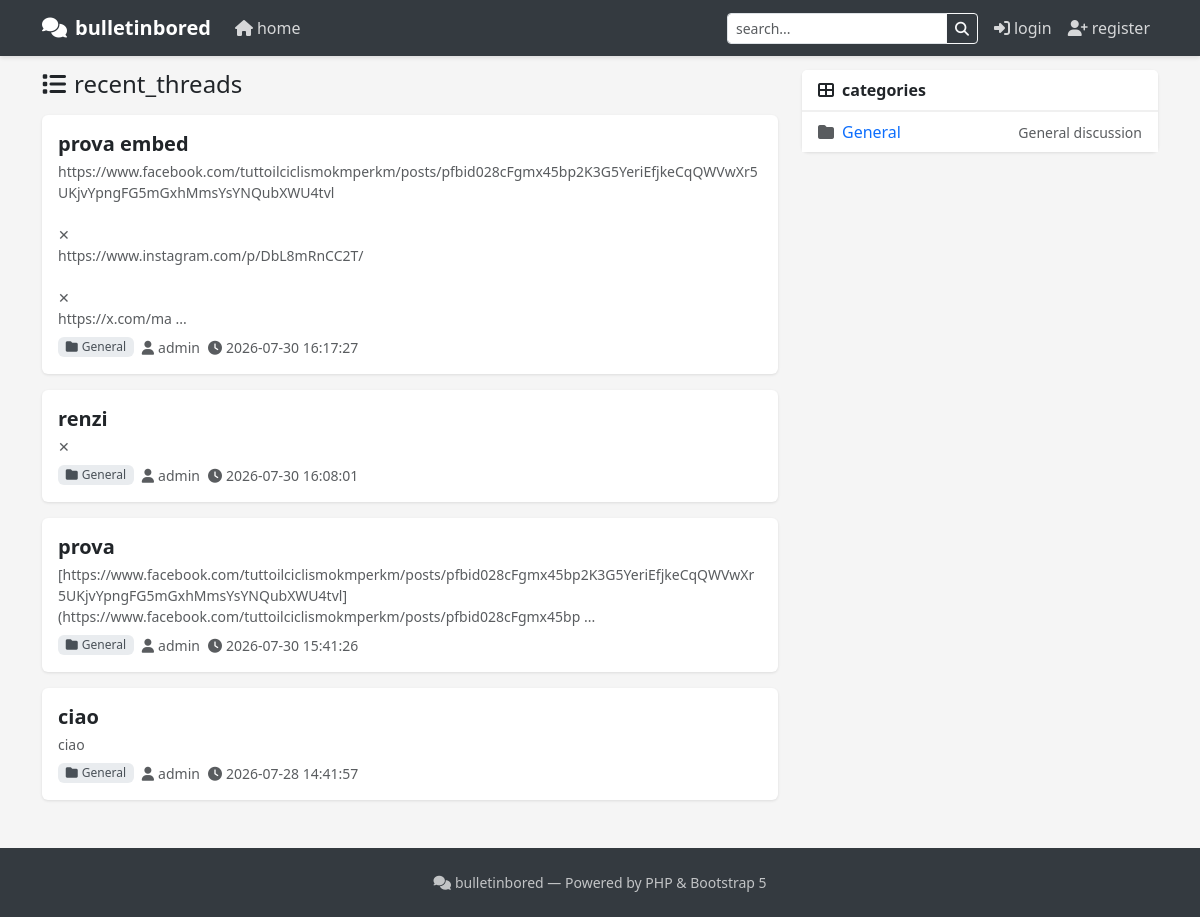
The page / on the database its author committed.
### tables this page shows
CREATE TABLE threads (
                id INTEGER PRIMARY KEY AUTOINCREMENT,
                category_id INTEGER,
                user_id INTEGER,
                title TEXT NOT NULL,
                content TEXT,
                status TEXT DEFAULT 'visible',
                created_at DATETIME DEFAULT CURRENT_TIMESTAMP,
                updated_at DATETIME DEFAULT CURRENT_TIMESTAMP
            );

CREATE TABLE categories (
                id INTEGER PRIMARY KEY AUTOINCREMENT,
                name TEXT NOT NULL,
                description TEXT,
                position INTEGER DEFAULT 0
            );

CREATE TABLE users (
                id INTEGER PRIMARY KEY AUTOINCREMENT,
                username TEXT UNIQUE NOT NULL,
                password TEXT NOT NULL,
                email TEXT,
                role TEXT DEFAULT 'user',
                avatar TEXT,
                created_at DATETIME DEFAULT CURRENT_TIMESTAMP
            );

### config.php (called while the page is built)
<?php
$config['db_driver'] = 'sqlite';
$config['db_path'] = 'C:\\xampp\\htdocs\\forum-nuovo/data/database.sqlite';
$config['db_host'] = 'localhost';
$config['db_name'] = 'forum';
$config['db_user'] = 'root';
$config['db_pass'] = '';
$config['site_name'] = 'bulletinbored';
$config['admin_user'] = 'admin';
$config['admin_pass'] = 'changeme123';
$config['mail_from'] = 'noreply@bulletinbored.local';
$config['mail_from_name'] = 'bulletinbored';
$config['mail_method'] = 'mail';
$config['theme'] = 'freshbored';
$config['default_lang'] = 'en';
$config['available_langs'] = array (
  0 => 'en',
);
$config['avatar_max_size'] = 2097152;
$config['avatar_allowed_types'] = array (
  0 => 'image/jpeg',
  1 => 'image/png',
  2 => 'image/gif',
  3 => 'image/webp',
);
$config['base_url'] = '/forum-nuovo';
$config['allow_registration'] = 0;
$config['maintenance_mode'] = 0;
$config['version'] = trim(file_get_contents(__DIR__.'/VERSION'));
$config['plugin_manifest'] = __DIR__.'/data/plugins.json';
$config['theme_manifest'] = __DIR__.'/data/themes.json';
$config['update_manifest'] = __DIR__.'/data/updates.json';
$config['update_server'] = '';

### lang/en.php (called while the page is built)
<?php
return [
    'site_name' => 'bulletinbored',
    'home' => 'Home',
    'login' => 'Login',
    'logout' => 'Logout',
    'register' => 'Register',
    'username' => 'Username',
    'password' => 'Password',
    'email' => 'Email',
    'new_thread' => 'New Thread',
    'create_thread' => 'Create a New Thread',
    'reply' => 'Post a Reply',
    'submit_reply' => 'Submit Reply',
    'edit_profile' => 'Edit Profile',
    'save_changes' => 'Save Changes',
    'profile' => 'Profile',
    'joined' => 'Joined',
    'threads_by' => 'Threads by',
    'no_threads' => 'No threads yet.',
    'no_replies' => 'No replies yet.',
    'login_required' => 'Login required',
    'invalid_credentials' => 'Invalid credentials',
    'welcome' => 'Welcome',
    'password_reset_request' => 'Password Reset Request',
    'password_reset_success' => 'Password Reset Successful',
    'search' => 'Search',
    'categories' => 'Categories',
    'recent_threads' => 'Recent Threads',
    'category' => 'Category',
    'admin_panel' => 'Admin Panel',
    'admin_required' => 'Admin required',
    'settings_saved' => 'Settings saved successfully',
    'thread_not_found' => 'Thread not found',
    'post_not_found' => 'Post not found',
    'delete_confirm' => 'Delete?',
    'cancel' => 'Cancel',
    'attachments' => 'Attachments',
    'optional' => 'Optional',
    'leave_blank_keep' => 'Leave blank to keep current',
    'title' => 'Title',
    'content' => 'Content',
    'created_at' => 'Created at',
    'updated_at' => 'Updated at',
    'watch' => 'Watch',
    'unwatch' => 'Unwatch',
    'notify_replies' => 'Notify me of replies',
    'reply_notification_subject' => 'New reply in: {title}',
    'reply_notification_body' => '<p>Hello {username},</p><p>There is a new reply in the thread <strong>{title}</strong> by <strong>{author}</strong>.</p><p><a href="{link}">View thread</a></p>',
];

### views/home.php (the view, shortened to what this page needs)
<?php include __DIR__.'/header.php'; render_header('Home'); ?>
    <div class="row">
        <div class="col-lg-8">
            <div class="d-flex justify-content-between align-items-center mb-3">
                <h4 class="mb-0"><i class="fas fa-list me-2"></i><?= t('recent_threads') ?></h4>
            </div>
            <?php if (empty($threads ?? [])): ?>
                <div class="card">
                    <div class="card-body text-center py-5">
                        <i class="fas fa-inbox fa-3x text-muted mb-3"></i>
                        <p class="text-muted mb-0"><?= t('no_threads') ?></p>
                    </div>
                </div>
            <?php else: ?>
                <?php foreach ($threads as $thread): ?>
                    <div class="card">
                        <div class="card-body">
                            <h5 class="card-title mb-1">
                                <a href="<?= url('thread', ['id' => $thread['id'], 'slug' => slugify($thread['title'] ?? '')]) ?>" class="thread-title">
                                    <?= escape($thread['title']) ?>
                                </a>
                            </h5>
                            <p class="card-text text-muted small mb-2">
                                <?= nl2br(escape(substr($thread['content'] ?? '', 0, 200))) ?>
                                <?php if (strlen($thread['content'] ?? '') > 200): ?>...<?php endif; ?>
                            </p>
                            <div class="d-flex align-items-center gap-2">
                                <span class="badge badge-cat"><i class="fas fa-folder me-1"></i><?= escape($thread['category_name'] ?? 'General') ?></span>
                                <small class="text-muted"><i class="fas fa-user me-1"></i><?= escape($thread['author']) ?></small>
                                <small class="text-muted"><i class="fas fa-clock me-1"></i><?= escape($thread['created_at'] ?? '') ?></small>
                            </div>
                        </div>
                    </div>
                <?php endforeach; ?>
            <?php endif; ?>
        </div>
        <div class="col-lg-4">
            <div class="card">
                <div class="card-header"><i class="fas fa-th-large me-2"></i><?= t('categories') ?></div>
                <div class="card-body p-0">
                    <ul class="list-group list-group-flush">
                        <?php foreach ($categories ?? [] as $cat): ?>
                            <li class="list-group-item d-flex justify-content-between align-items-center">
                                <a href="<?= url('category', ['id' => $cat['id'], 'slug' => slugify($cat['name'] ?? '')]) ?>" class="text-decoration-none">
                                    <i class="fas fa-folder me-2 text-muted"></i><?= escape($cat['name']) ?>
                                </a>
                                <small class="text-muted"><?= escape($cat['description'] ?? '') ?></small>
                            </li>
                        <?php endforeach; ?>
                    </ul>
                </div>
            </div>
        </div>
    </div>

### themes/freshbored/style.css (style rules this page uses)
body { background-color: #f5f5f5; padding-top: 70px; }
.card { border: none; box-shadow: 0 1px 3px rgba(0,0,0,0.1); margin-bottom: 1rem; }
.card-header { background-color: #fff; border-bottom: 2px solid #f0f0f0; font-weight: 600; }
.thread-title { color: #212529; text-decoration: none; }
.badge-cat { background-color: #e9ecef; color: #495057; font-weight: 500; }
.thread-title { color: #212529; font-weight: 700; line-height: 1.3; }

### rows shown on the page
threads: title "prova embed", content "https://www.facebook.com/tuttoilciclismokmperkm/posts/pfbid028cFgmx45bp2K3G5YeriEfjkeCqQWVwXr5UKjvYpngFG5mGxhMmsYsYNQubXWU4tvl ✕ https://www.instagram.com/p/DbL8mRnCC2T/ ✕ https://x.com/ma", category.name "General", user.username "admin", created_at "2026-07-30 16:17:27"
threads: title "renzi", content "✕", category.name "General", user.username "admin", created_at "2026-07-30 16:08:01"
threads: title "prova", content "[https://www.facebook.com/tuttoilciclismokmperkm/posts/pfbid028cFgmx45bp2K3G5YeriEfjkeCqQWVwXr5UKjvYpngFG5mGxhMmsYsYNQubXWU4tvl](https://www.facebook.com/tuttoilciclismokmperkm/posts/pfbid028cFgmx45bp", category.name "General", user.username "admin", created_at "2026-07-30 15:41:26"
threads: title "ciao", content "ciao", category.name "General", user.username "admin", created_at "2026-07-28 14:41:57"
categories: name "General", description "General discussion"

### other values the page prints
$siteName "bulletinbored"
t('home') "home"
t('login') "login"
t('register') "register"
t('recent_threads') "recent_threads"
t('categories') "categories"
$GLOBALS['config']['site_name'] "bulletinbored"
